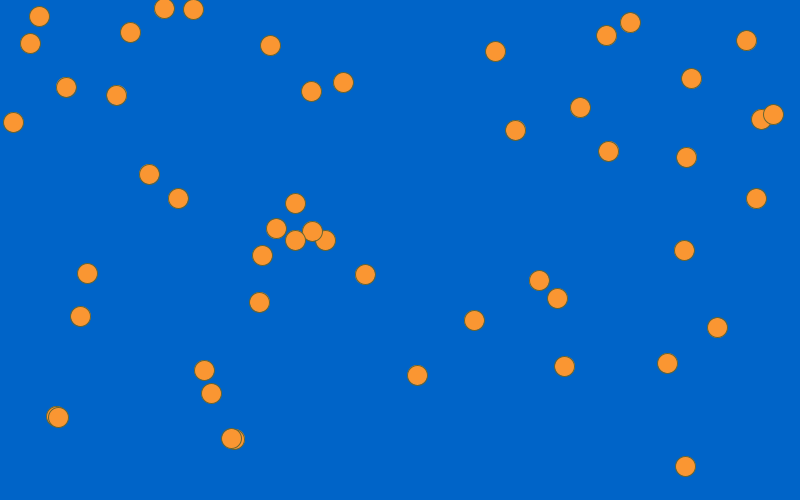
Frame 1 (no input)
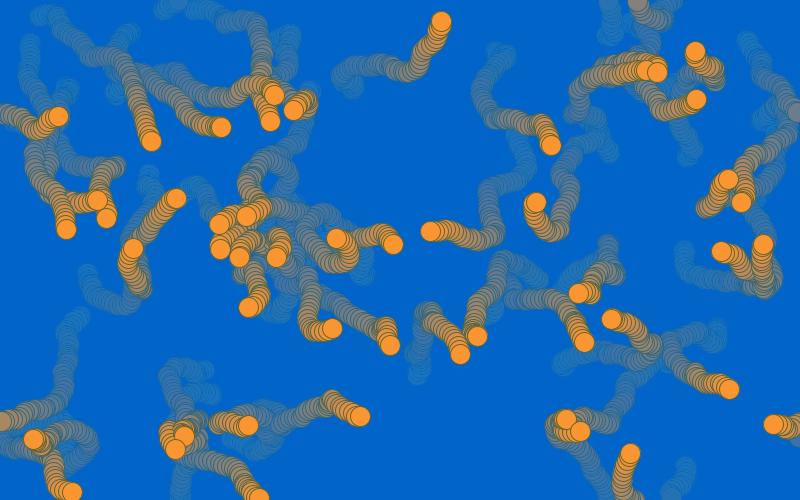
Frame 60 (the mouse pressed at the canvas centre just before this capture)
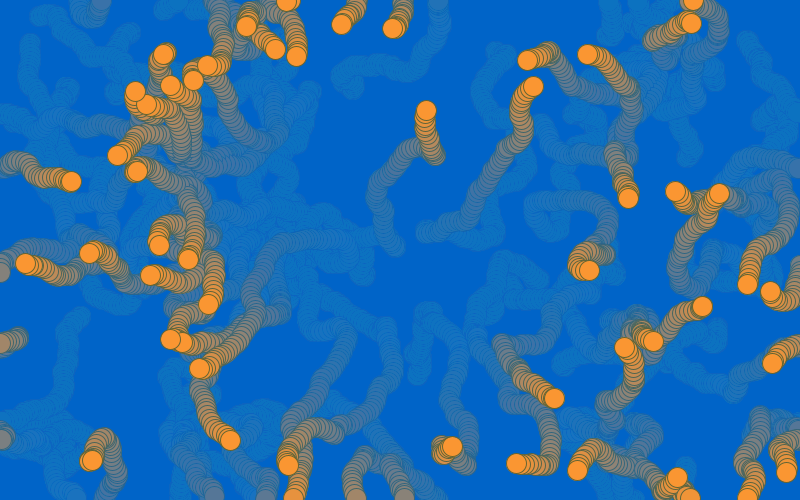
Frame 120 (the mouse held since frame 60 and released just before this capture)

The Processing sketch that drew these frames (run headless with seeded random() and noise(); from frame 60 on, the mouse is pressed at the canvas centre):

// Processing sketch: processing_156665
// ── processing_156665.pde

// Creating an array of objects.
// Mover[] movers = new Mover[10];
Mover[] movers2 = new Mover[50];

void setup() {
  size(800,500);
  //smooth();
  background(0,100,200);
  // Initializing all the elements of the array
  // for (int i = 0; i < movers.length; i++) {
  //   movers[i] = new Mover(); 
  // }
  for (int i = 0; i < movers2.length; i++) {
    movers2[i] = new Mover(); 
  }
}

void draw() {
  noStroke();
  fill(0,100,200,10);
  rect(0,0,width,height);

  // Calling functions of all of the objects in the array.
  // for (int i = 0; i < movers.length; i++) {
  //   movers[i].update();
  //   movers[i].checkEdges();
  //   movers[i].display(); 
  // }
  for (int i = 0; i < movers2.length; i++) {
    movers2[i].update2();
    movers2[i].checkEdges();
    movers2[i].display2(); 
  }
}

class Mover {

  PVector location;
  PVector velocity;
  PVector acceleration;
  float topspeed;

  Mover() {
    location = new PVector(random(width),random(height));
    velocity = new PVector(0,0);
    topspeed = 4;
  }

  // void update() {

  //   // Our algorithm for calculating acceleration:
  //   PVector mouse = new PVector(mouseX,mouseY);
  //   PVector dir = PVector.sub(mouse,location);  // Find vector pointing towards mouse
  //   PVector rand = new PVector(random(100)-50, random(100)-50);
  //   dir.add(rand);
  //   dir.normalize();     // Normalize
  //   dir.mult(0.5);       // Scale 
  //   acceleration = dir;  // Set to acceleration

  //   // Motion 101!  Velocity changes by acceleration.  Location changes by velocity.
  //   velocity.add(acceleration);
  //   velocity.limit(topspeed);
  //   location.add(velocity);
  // }

  void update2() {

    // Our algorithm for calculating acceleration:
    Boolean doit = false;
    PVector mouse = new PVector(mouseX,mouseY);
    PVector dir = PVector.sub(mouse,location);  // Find vector pointing towards mouse
    if ((abs(dir.x) < 200)&&(abs(dir.y)<200)){doit = true;};
    PVector rand = new PVector(random(20)-10, random(20)-10);
    dir.normalize();     // Normalize
    dir.mult(0.5);       // Scale 
    acceleration = dir;  // Set to acceleration

    // Motion 101!  Velocity changes by acceleration.  Location changes by velocity.
    if(doit){velocity.sub(acceleration);};
    rand.mult(0.2);
    velocity.add(rand);
    velocity.limit(topspeed);
    location.add(velocity);
  }

  // void display() {
  //   stroke(100, 50, 0);
  //   fill(200, 100, 0);
  //   ellipse(location.x,location.y,13,13);
  // }

  void display2() {
    stroke(100, 100, 50);
    fill(250, 150, 50);
    ellipse(location.x,location.y,20,20);
  }

  void checkEdges() {

    if (location.x > width) {
      location.x = 0;
    } else if (location.x < 0) {
      location.x = width;
    }

    if (location.y > height) {
      location.y = 0;
    }  else if (location.y < 0) {
      location.y = height;
    }

  }

}
